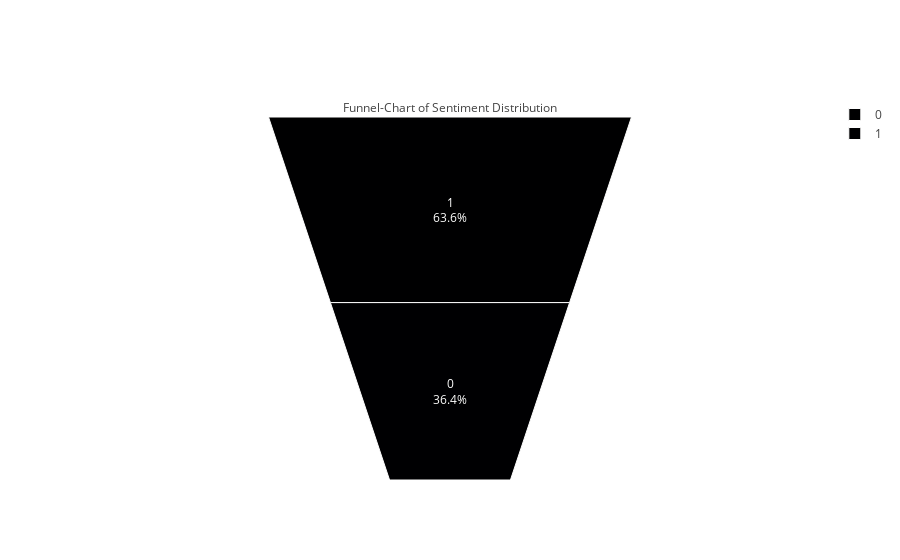

Notebook code for this chart:
### Markdown cell above
*   **Visualize sentiment distribution using a Funnel-Chart.**

### Code cell
# Create a Funnel-Chart using Plotly to visualize sentiment distribution
from plotly import graph_objs as go
fig = go.Figure(go.Funnelarea(
    text=temp.Sentiment,
    values=temp.Text,
    title={"position": "top center", "text": "Funnel-Chart of Sentiment Distribution"}
))
# Show the Funnel-Chart using the specified renderer
fig.show()

### Figure 1 — Plotly figure (JSON) as saved in the notebook; plotly's stock layout.template omitted (floating-point values rounded to 4 significant figures)
{"data": [{"text": [1, 0], "title": {"position": "top center", "text": "Funnel-Chart of Sentiment Distribution"}, "type": "funnelarea", "values": [3685, 2106]}], "layout": {}}
